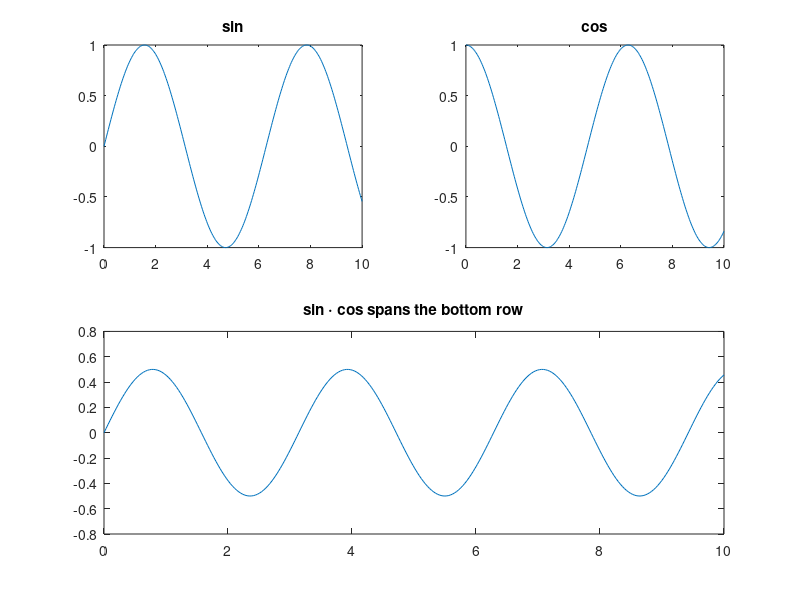
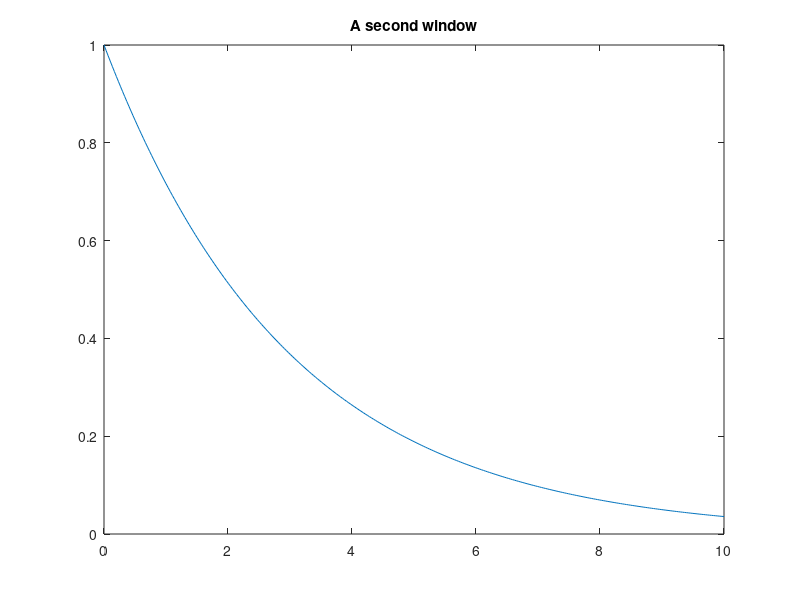

These figures' MATLAB source, in order:
% Day 040 · Multiple Plots on a Page, Multiple Figures and Saving Figures — Spanning cells and multiple figure windows
% Run: open this file in MATLAB and press Run (or type example_2 in the Command Window)

x = linspace(0, 10, 300);
figure(1)
subplot(2, 2, 1); plot(x, sin(x)); title('sin')
subplot(2, 2, 2); plot(x, cos(x)); title('cos')
subplot(2, 2, [3 4]); plot(x, sin(x).*cos(x)); title('sin \cdot cos spans the bottom row')
figure(2)
plot(x, exp(-x/3)); title('A second window')
fprintf('Open figure windows: %d\n', numel(get(0, 'Children')));
close all
